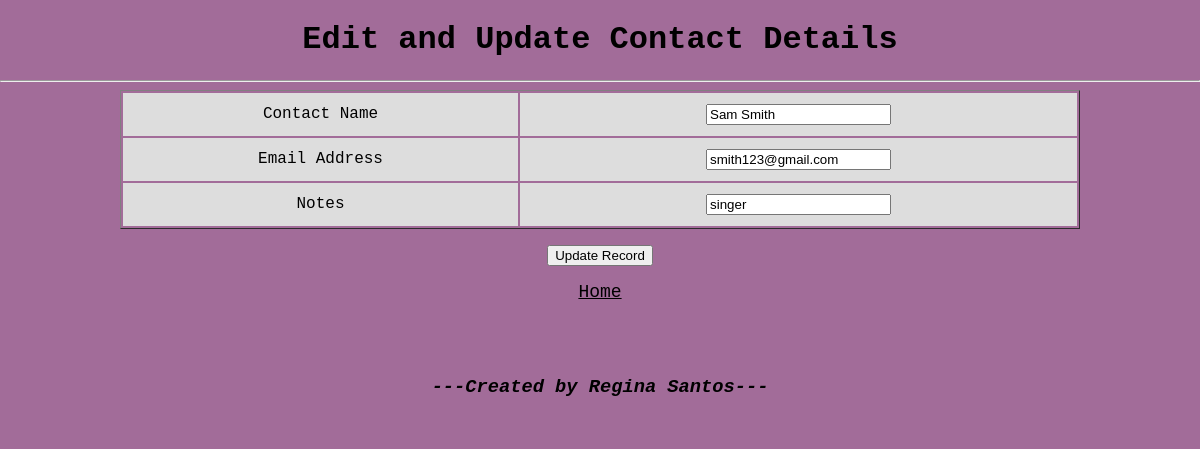
The page /Edit/Sam Smith on the database its author committed.
### contacts/models.py (models this page shows, shortened)
class crudst(models.Model):
    contact_name = models.CharField(max_length=100)
    contact_email = models.EmailField()
    contact_notes = models.CharField(max_length=500)
    contact_time = models.DateTimeField(auto_now_add=True)

### contacts/views.py (the view)
# urls.py: path('Edit/<str:contact_name>', views.contact_edit, name="contact_edit"),
def contact_edit(request, contact_name):
    contact_details = crudst.objects.get(contact_name=contact_name)
    return render(request, 'edit.html', {"crudst": contact_details})

### template/edit.html (shortened to what this page needs)
{% load static %}
<!DOCTYPE html>
<head>
    <link rel="stylesheet" href="{% static 'css/edit.css' %}">
</head>
<body>
    <center>
    <h1>Edit and Update Contact Details</h1>
    </center>
    <hr/>
    <form method="post" action="{% url 'contact_update' contact_name=crudst.contact_name %}">
        <table border="1">
            <tr>
                <td>Contact Name</td>
                <td><input type= "text" name="contact_name" value= "{{crudst.contact_name}}"></td>
            </tr>
            <tr>
                <td>Email Address</td>
                <td><input type= "text" name="contact_email" value= "{{crudst.contact_email}}"></td>
            </tr>
            <tr>
                <td>Notes</td>
                <td><input type= "text" name="contact_notes" value= "{{crudst.contact_notes}}"></td>
            </tr>
        </table>
        <center>
        <input type="submit" value="Update Record">
        <a href = "{% url 'contact_display'%}"><u>Home</u></a>
        </center>
    </form>
</body>
<footer>
    <center>
        <h3><i>---Created by Regina Santos---</i></h3>
    </center>
</footer>
</html>

### contacts/static/css/edit.css (style rules this page uses)
body { font-family: "Lucida Console", "Courier New", monospace; background-color: #a26c99; margin: 0; padding: 0; }
h1 { color: #000000; margin: 1; }
a { font-size: large; text-decoration: none; color: #000000; text-align: center; margin: 20px; padding: 10px; }
table { width: 80%; margin: 0 auto; }
td { padding: 10px; border: 1px solid #ddd; background-color: #ddd; text-align: center; }
tr:nth-child(even) { background-color: #f9f9f9; }
footer { margin-top: 50px; background-color: #a26c99; color: #000000; padding: 5px; text-align: center; }

### rows shown on the page
crudst: contact_name "Sam Smith", contact_email "smith123@gmail.com", contact_notes "singer"
